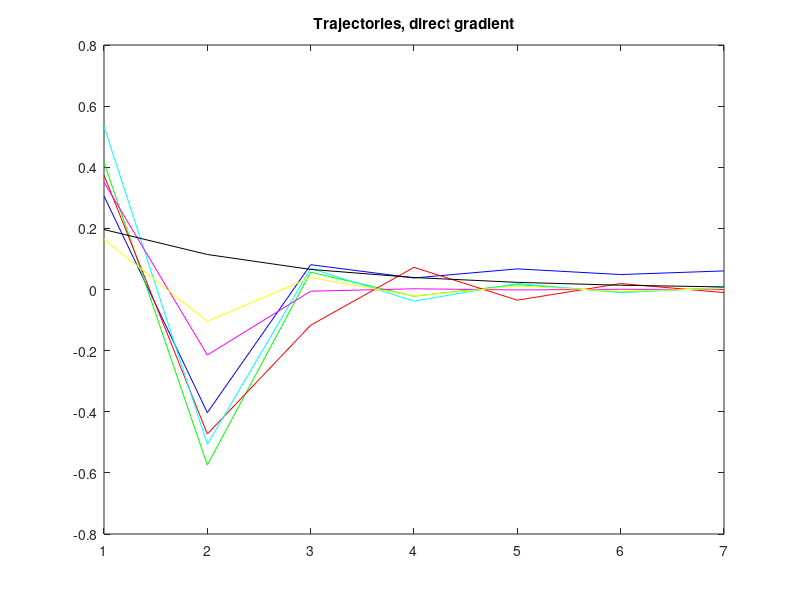
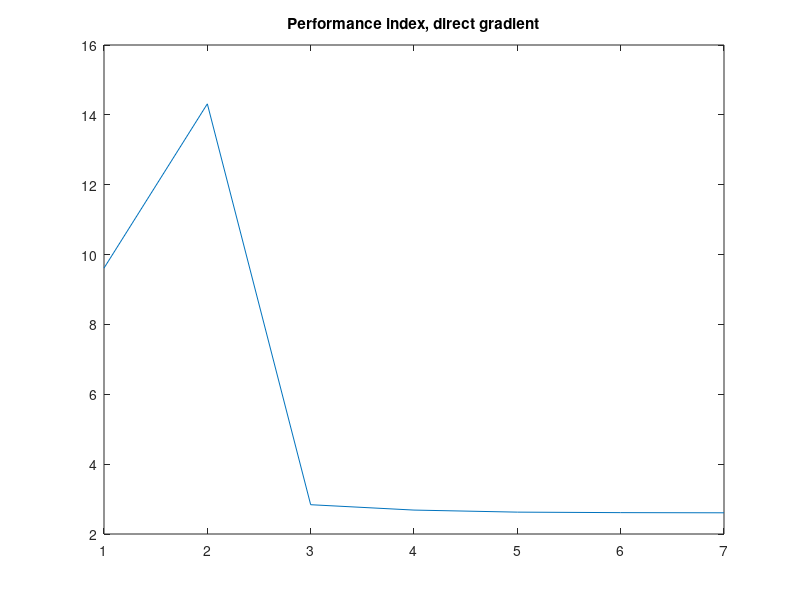

The MATLAB source for these figures, in order:
clear all

%% Init
K = 15;
N = 7;
eps = 0.25;

A = 0.6;
B = 0.9;
Q = 7;
H = 2;
F = 4;

u = zeros(K, N);
u(1, :) = [0.1, 0.4, 0.3, 0.5, 0.2, 0.1, 0.2];
x = zeros(K, N + 1);
x(:, 1) = 0.6;
p = zeros(1, N + 1);
b = zeros(1, N);
J = zeros(K, 1);
t = 0.1;

%% Algorithm
for iter = 1 : K
    for i = 2 : size(x, 2)
        x(iter, i) = A * x(iter, i - 1) ^ 2 + B * u(iter, i - 1);
    end
    p(end) = 2 * F * x(end) ^ 3;
    for i = N : -1 : 1
        p(i) = 2 * x(iter,i) * (Q + p(i + 1) * A);
    end
    for i = 1 : length(b)
        b(i) = 2 * H * u(iter, i) + B * p(i + 1);
    end
    J(iter) = sum(Q * x(iter, 1 : end - 1) .^ 2 + H * u(iter, :) .^ 2) + ...
              F / 2 * x(end) ^ 4;   
    if norm(b) < eps
        break;
    end
    u(iter + 1, :) = u(iter, :) - t * b;
end

%% Plot
colors = ['b', 'g', 'r', 'c', 'm', 'y', 'k'];
figure;
for i = 2 : N + 1
    plot(x(1 : iter, i), colors(i - 1));
    hold on;
end
title('Trajectories, direct gradient');

figure;
plot(J(1 : iter));
title('Performance index, direct gradient');